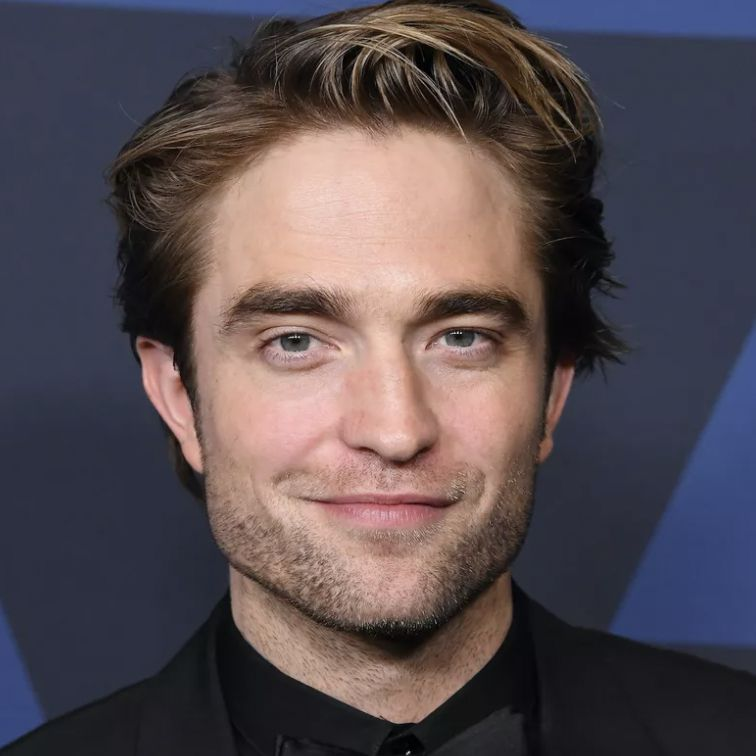
#> input picture Assets/Images/Face1.jpg, 756 x 756 px, found by its file name; its folder holds only this picture in this run
$ python ObjectDetection.py
#> lines starting #> are read from the running program, lines starting #| are printed output that depends on the picture
#> the answer given: Assets/Images/Face1.jpg
import cv2  # openCV package
import imutils  # openCV functions package


def ObjectDetection(file):
    # import Cascade Classifier to be used
#> called with file = 'Assets/Images/Face1.jpg'
    Cascade = cv2.CascadeClassifier("Assets/CascadeClassifier/haarcascade_frontalface_default.xml")

    # import image and and resize image
    img = cv2.imread('Assets/Images/' + file)
#> img is the input picture: shape (756, 756, 3); mean B, G, R 81.6, 76.6, 87
    img = imutils.resize(img, width=900)
#> img: shape (900, 900, 3)

    # Convert image to grayscale
    imgGray = cv2.cvtColor(img, cv2.COLOR_BGR2GRAY)
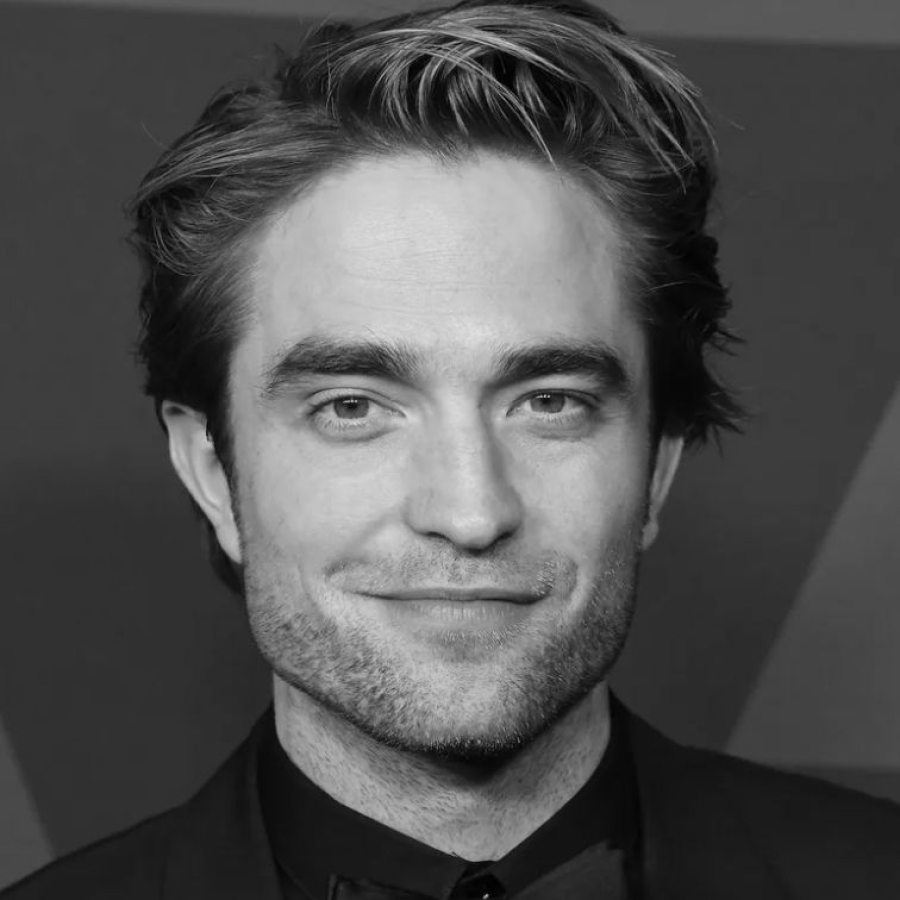
#> imgGray: shape (900, 900); min 0, max 224, mean 80.3

    # detect the objects within the image as well as define scaling factor and min neighbours
    objectDetect = Cascade.detectMultiScale(imgGray, 1.1, 4)
#> objectDetect = [[196, 199, 524, 524]]

    # create a box around the detected object
    boxColor = 127, 255, 0
    textColor = 127, 255, 0
    for (x, y, w, h) in objectDetect:
        cv2.rectangle(img, (x, y), (x + w, y + h), boxColor, 2)  # Define rectangle attributes
        cv2.putText(img, "Face", (x, y - 5), cv2.FONT_HERSHEY_SIMPLEX, 1, textColor, 2)  # text over object
#> this loop made 1 pass
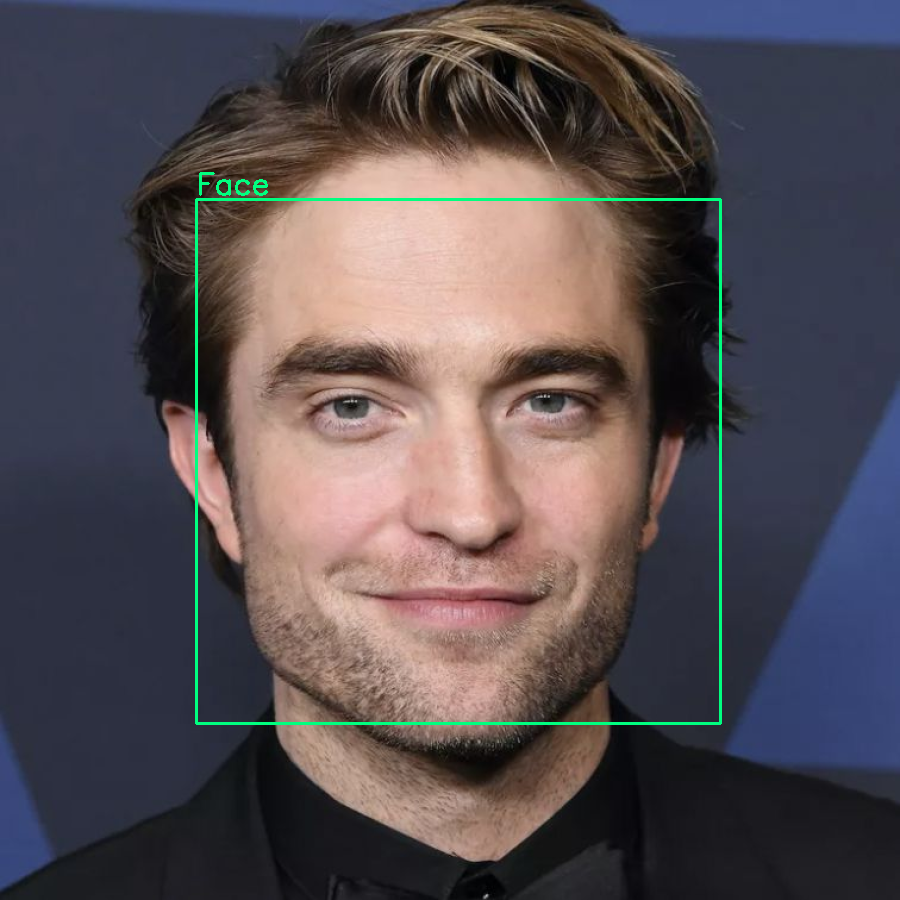
#> img: shape (900, 900, 3); mean B, G, R 82, 78.1, 86.2

    # print the final result
    cv2.imshow("Object Detection - ABCodez", img)
    cv2.waitKey(0)
    cv2.destroyAllWindows()


# ask user for file and prompt them if file doesn't exist
try:
    ObjectDetection(file=input("Enter Image File name: "))
except:
    print("File not found! Try again.")
    ObjectDetection(file=input("Enter Image File name: "))

$ run again, on Assets/Images/Face2.jpg
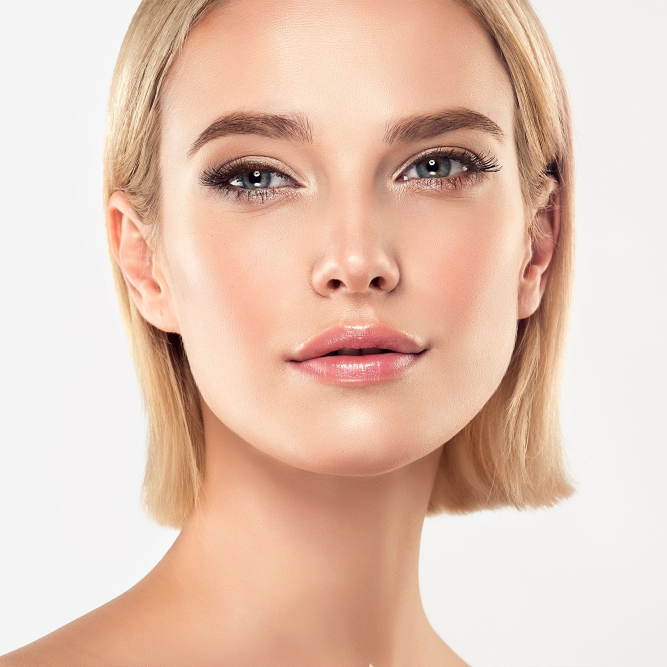
#> input picture Assets/Images/Face2.jpg, 2000 x 2000 px, found by its file name (shown at 1/3 size)
#> in ObjectDetection, img is the input picture: shape (2000, 2000, 3); mean B, G, R 181, 197.9, 227.9
#> in ObjectDetection, `imgGray = cv2.cvtColor(img, cv2.COLOR_BGR2GRAY)`:
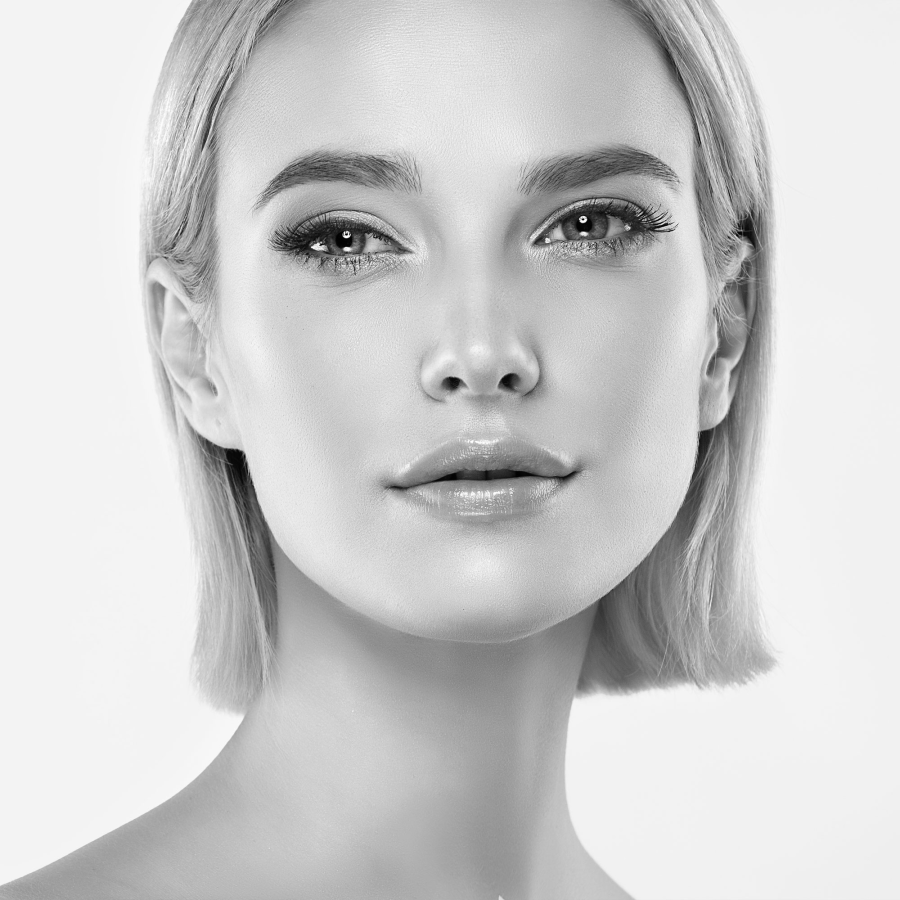
#> imgGray: shape (900, 900); min 1, max 254, mean 204.9
#> objectDetect = [[210, 39, 537, 537]]
#> the loop in ObjectDetection, `for (x, y, w, h) in objectDetect:` made 1 pass
#> after the loop in ObjectDetection, `for (x, y, w, h) in objectDetect:`:
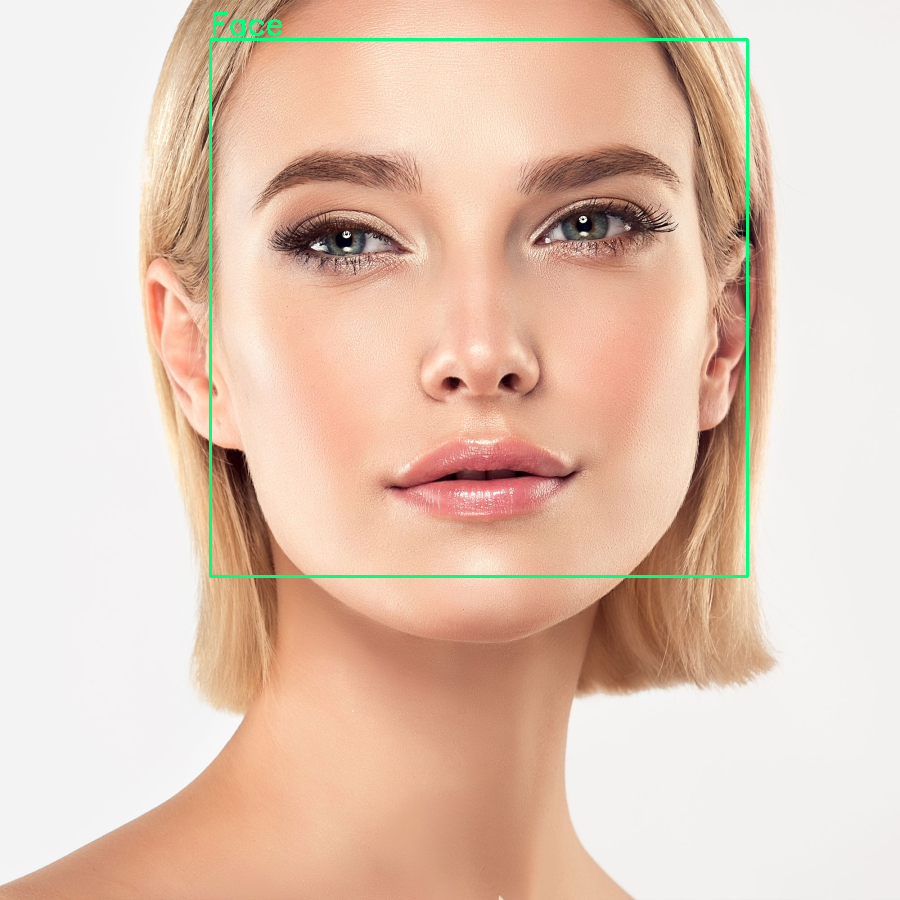
#> img: shape (900, 900, 3); mean B, G, R 180.9, 198.6, 226.1
